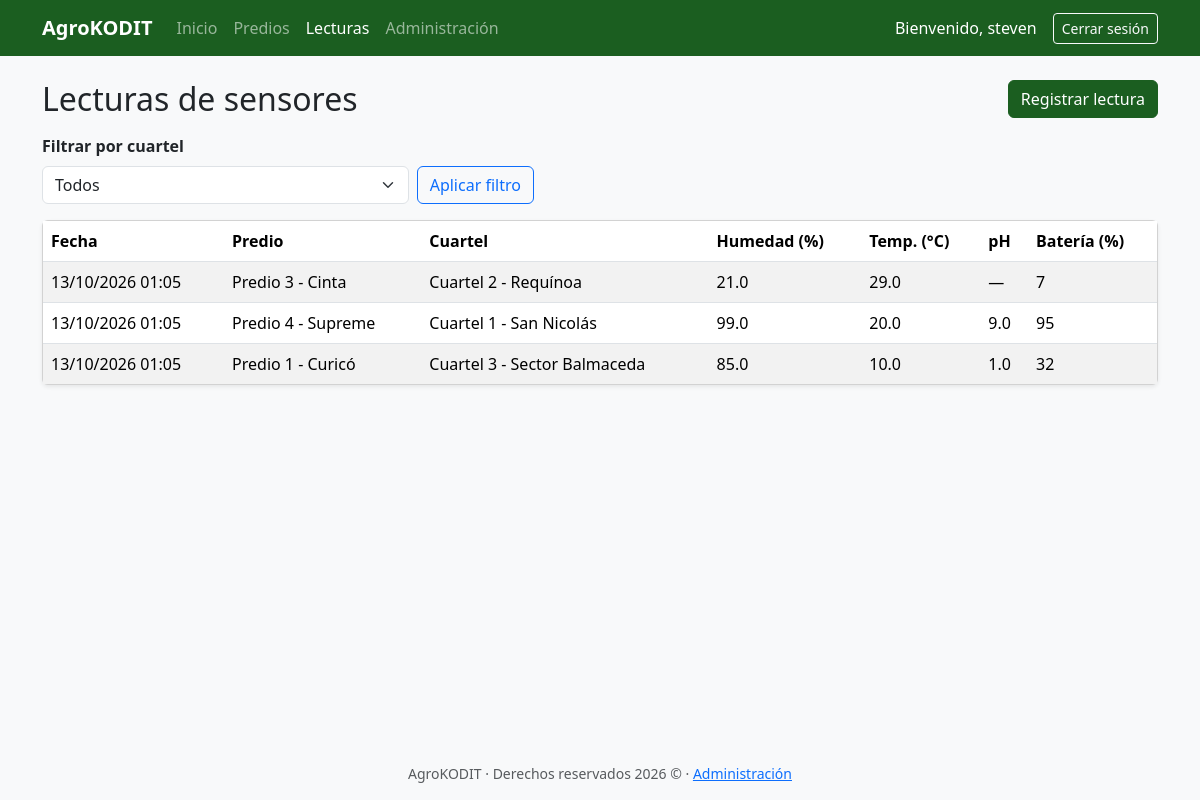
Screenshot of /lecturas/ (signed in) with the database file from the repository.
### gestor/models.py (models this page shows, shortened)
class LecturaSensor(models.Model):
    cuartel = models.ForeignKey(Cuartel, on_delete=models.CASCADE)
    fecha = models.DateTimeField(auto_now_add=True)
    telemetria_dinamica = models.JSONField(default=dict)
    class Meta:
        verbose_name = "Lectura del Sensor"
        verbose_name_plural = "Lecturas del Sensor"

class Cuartel(models.Model):
    predio = models.ForeignKey(Predio, on_delete=models.CASCADE)
    nombre = models.CharField(max_length=100)
    class Meta:
        ordering = ["nombre"]
        verbose_name = "Cuartel"
        verbose_name_plural = "Cuarteles"
    def __str__(self):
        return self.nombre

class Predio(models.Model):
    nombre = models.CharField(max_length=100)
    ubicacion = models.CharField("ubicación", max_length=200)
    superficie_hectareas = models.DecimalField(max_digits=8, decimal_places=2)
    class Meta:
        ordering = ["nombre"]
        verbose_name = "Predio"
        verbose_name_plural = "Predios"

### gestor/views.py (the view)
# urls.py: path("lecturas/", views.LecturaListView.as_view(), name="lectura_list"),
class LecturaListView(LoginRequiredMixin, PermissionRequiredMixin, ListView):
    model = LecturaSensor
    permission_required = "gestor.view_lecturasensor"
    paginate_by = 15
    template_name = "lectura_list.html"
    def _cuartel_filtrado(self):
        valor = self.request.GET.get("cuartel", "")
        return valor if valor.isdigit() else ""
    def get_queryset(self):
        queryset = LecturaSensor.objects.select_related("cuartel__predio").order_by("-fecha")
        if cuartel_id := self._cuartel_filtrado():
            queryset = queryset.filter(cuartel_id=cuartel_id)
        return queryset
    def get_context_data(self, **kwargs):
        ctx = super().get_context_data(**kwargs)
        cuartel = self._cuartel_filtrado()
        ctx["cuarteles"] = Cuartel.objects.select_related("predio")
        ctx["cuartel_sel"] = cuartel
        ctx["extra_query"] = f"&cuartel={cuartel}" if cuartel else ""
        return ctx

### AgroKODIT/templates/lectura_list.html (shortened to what this page needs)
{% extends "base.html" %}
{% block content %}
<div class="d-flex flex-wrap justify-content-between align-items-center gap-2 mb-3">
  <h1 class="h2 mb-0">Lecturas de sensores</h1>
  {% if perms.gestor.add_lecturasensor %}
  <a class="btn btn-primary" href="{% url 'lectura_create' %}">Registrar lectura</a>
  {% endif %}
</div>
<form method="get" class="row g-2 align-items-end mb-3">
  <div class="col-12 col-md-6 col-lg-4">
    <label for="f-cuartel" class="form-label fw-semibold">Filtrar por cuartel</label>
    <select id="f-cuartel" name="cuartel" class="form-select">
      <option value="">Todos</option>
    </select>
  </div>
  <div class="col-auto">
    <button type="submit" class="btn btn-outline-primary">Aplicar filtro</button>
  </div>
</form>
{% if object_list %}
<div class="card shadow-sm">
  <div class="table-responsive">
    <table class="table table-striped table-hover align-middle mb-0">
      <thead>
        <tr>
          <th scope="col">Fecha</th>
          <th scope="col">Predio</th>
          <th scope="col">Cuartel</th>
          <th scope="col">Humedad (%)</th>
          <th scope="col">Temp. (°C)</th>
          <th scope="col">pH</th>
          <th scope="col">Batería (%)</th>
        </tr>
      </thead>
      <tbody>
        {% for l in object_list %}
        <tr>
          <td>{{ l.fecha|date:"d/m/Y H:i" }}</td>
          <td>{{ l.cuartel.predio.nombre }}</td>
          <td>{{ l.cuartel }}</td>
          <td>{{ l.telemetria_dinamica.humedad_suelo|default:"—" }}</td>
          <td>{{ l.telemetria_dinamica.temperatura|default:"—" }}</td>
          <td>{{ l.telemetria_dinamica.ph|default:"—" }}</td>
          <td>{{ l.telemetria_dinamica.bateria|default:"—" }}</td>
        </tr>
        {% endfor %}
      </tbody>
    </table>
  </div>
</div>
{% else %}
<div class="alert alert-info">No hay lecturas para mostrar.</div>
{% endif %}
{% endblock %}

### AgroKODIT/templates/base.html (shortened to what this page needs)
{% load static %}
<!DOCTYPE html>
<html lang="es">
<head>
  <link rel="stylesheet" href="https://cdn.jsdelivr.net/npm/bootstrap@5.3.3/dist/css/bootstrap.min.css">
  <link rel="stylesheet" href="{% static 'css/agrokodit.css' %}">
</head>
<body class="d-flex flex-column min-vh-100 bg-body-tertiary">
  <header>
    <nav class="navbar navbar-expand-lg navbar-dark bg-agro" aria-label="Navegación principal">
      <div class="container">
        <a class="navbar-brand fw-bold" href="{% url 'dashboard' %}">AgroKODIT</a>
        {% if user.is_authenticated %}
        <div class="collapse navbar-collapse" id="menu">
          <ul class="navbar-nav me-auto mb-2 mb-lg-0">
            <li class="nav-item">
              <a class="nav-link{% if request.resolver_match.url_name == 'dashboard' %} active{% endif %}"
                 href="{% url 'dashboard' %}">Inicio</a>
            </li>
            {% if perms.gestor.view_predio %}
            <li class="nav-item">
              <a class="nav-link{% if 'predio' in request.resolver_match.url_name or 'cuartel' in request.resolver_match.url_name %} active{% endif %}"
                 href="{% url 'predio_list' %}">Predios</a>
            </li>
            {% endif %}
            {% if perms.gestor.view_lecturasensor %}
            <li class="nav-item">
              <a class="nav-link{% if 'lectura' in request.resolver_match.url_name %} active{% endif %}"
                 {% if 'lectura' in request.resolver_match.url_name %}aria-current="page"{% endif %}
                 href="{% url 'lectura_list' %}">Lecturas</a>
            </li>
            {% endif %}
            {% if user.is_staff %}
            <li class="nav-item">
              <a class="nav-link " href="{% url 'admin:index' %}">Administración</a>
            </li>
            {% endif %}
          </ul>
          <div class="d-flex align-items-center gap-3 text-white">
            <span>Bienvenido, {{ user.get_full_name|default:user.username }}</span>
            <form method="post" action="{% url 'logout' %}">
              <button type="submit" class="btn btn-outline-light btn-sm">Cerrar sesión</button>
            </form>
          </div>
        </div>
        {% endif %}
      </div>
    </nav>
  </header>
  <main id="contenido" tabindex="-1" class="container py-4">
    {% block content %}{% endblock %}
  </main>
  <footer class="mt-auto py-3 text-center text-body-secondary small">
    AgroKODIT · Derechos reservados 2026 &copy; {{ now|date:"Y" }} · <a href=" {% url 'admin:index' %}">Administración</a>
  </footer>
</body>
</html>

### AgroKODIT/static/css/agrokodit.css (style rules this page uses)
:root { --agro: #1b5e20; --agro-oscuro: #144a19; --bs-link-color: var(--agro); --bs-link-hover-color: var(--agro-oscuro); }
.bg-agro { background-color: var(--agro) !important; }
.btn-primary { --bs-btn-bg: var(--agro); --bs-btn-border-color: var(--agro); --bs-btn-hover-bg: var(--agro-oscuro); --bs-btn-hover-border-color: var(--agro-oscuro); --bs-btn-active-bg: var(--agro-oscuro); --bs-btn-active-border-color: var(--agro-oscuro); --bs-btn-disabled-bg: var(--agro); --bs-btn-disabled-border-color: var(--agro); }

### rows the page displays
LecturaSensor: fecha "13/10/2026 01:05", cuartel.predio.nombre "Predio 3 - Cinta", cuartel "Cuartel 2 - Requínoa", telemetria_dinamica.humedad_suelo "21.0", telemetria_dinamica.temperatura "29.0", telemetria_dinamica.ph "—", telemetria_dinamica.bateria "7"
LecturaSensor: fecha "13/10/2026 01:05", cuartel.predio.nombre "Predio 4 - Supreme", cuartel "Cuartel 1 - San Nicolás", telemetria_dinamica.humedad_suelo "99.0", telemetria_dinamica.temperatura "20.0", telemetria_dinamica.ph "9.0", telemetria_dinamica.bateria "95"
LecturaSensor: fecha "13/10/2026 01:05", cuartel.predio.nombre "Predio 1 - Curicó", cuartel "Cuartel 3 - Sector Balmaceda", telemetria_dinamica.humedad_suelo "85.0", telemetria_dinamica.temperatura "10.0", telemetria_dinamica.ph "1.0", telemetria_dinamica.bateria "32"

### other values shown
{{ user.get_full_name|default:user.username }} "steven"
